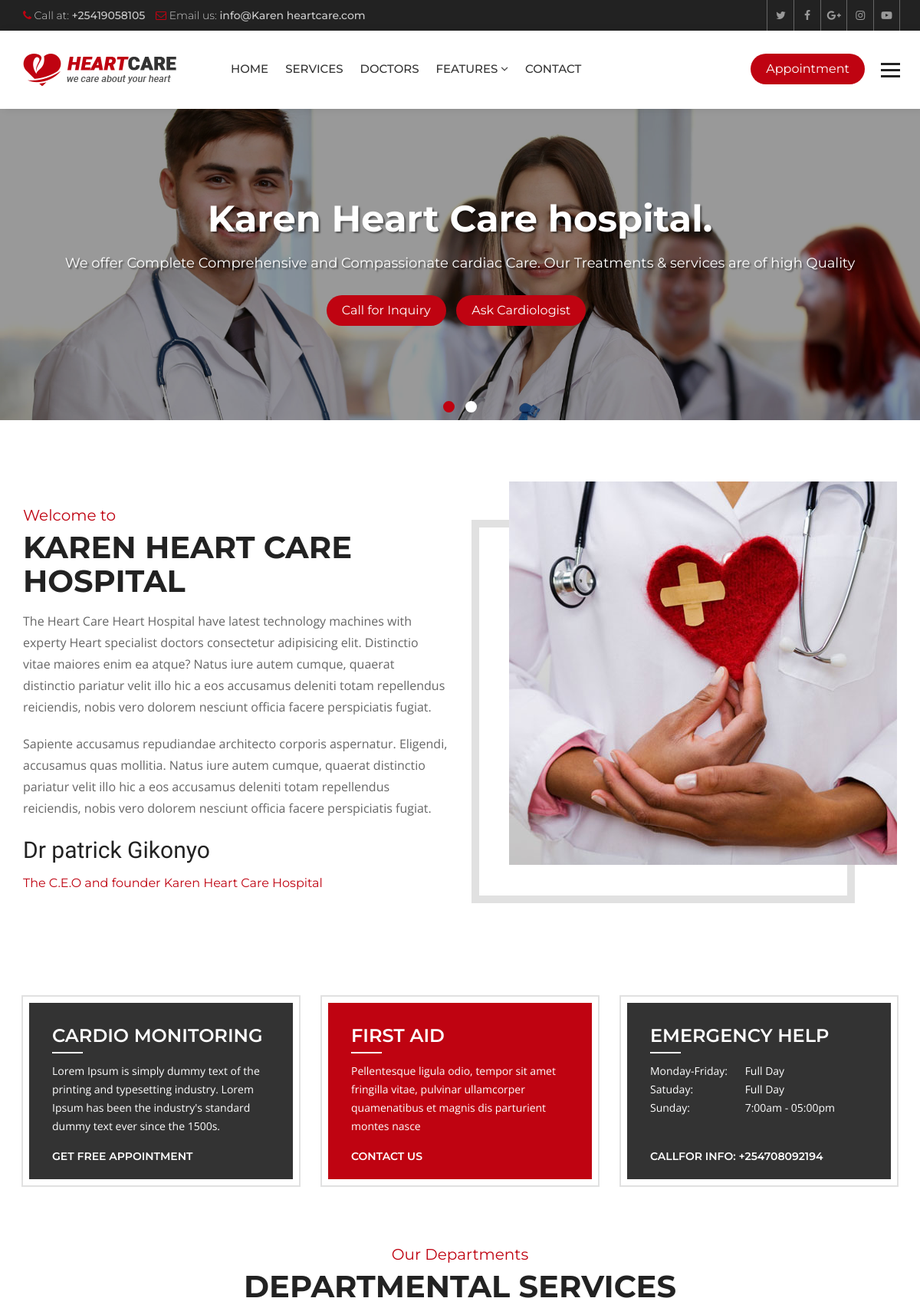
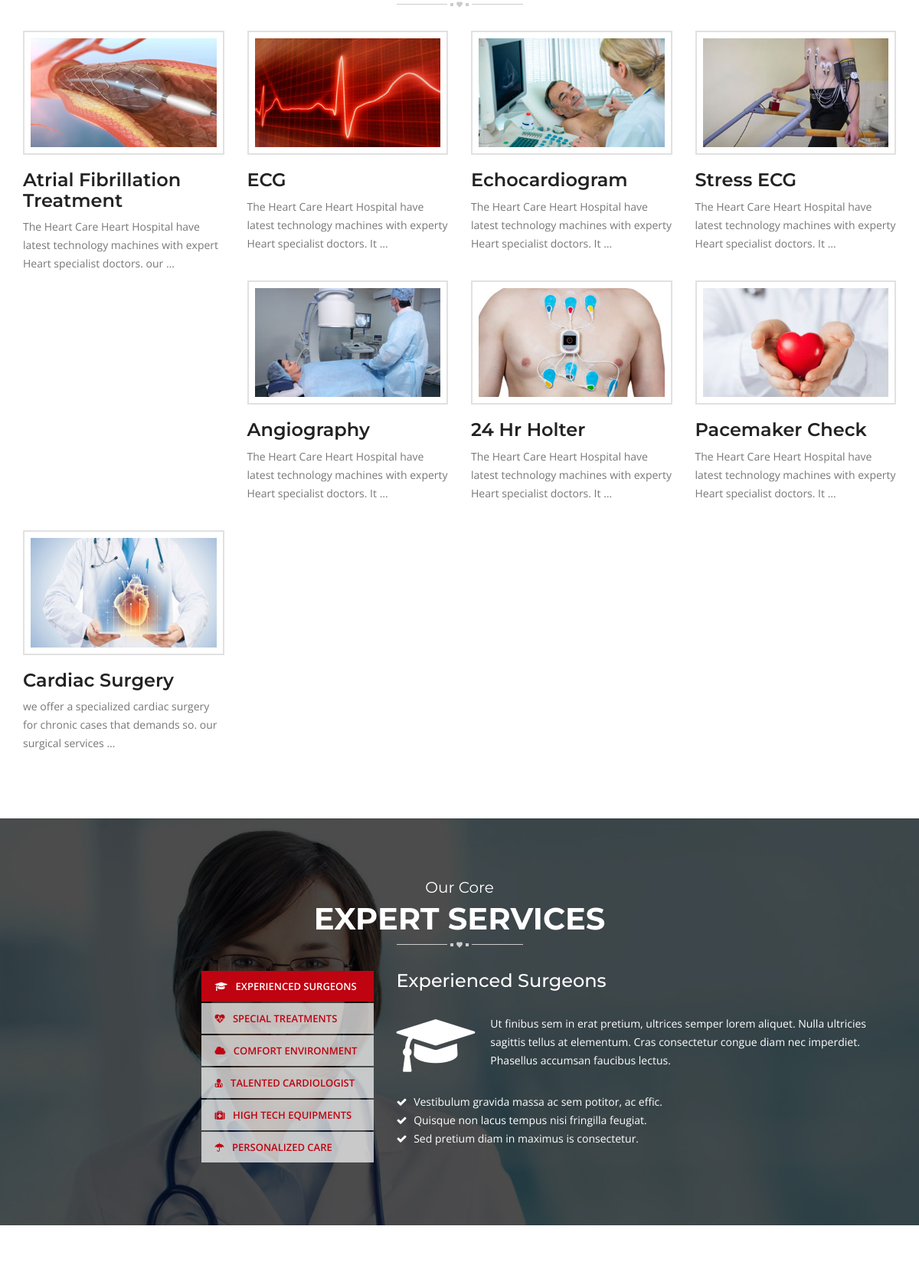
The page / (upper part) on the database its author committed (2 pictures, top to bottom).
### hospital/models.py (models this page shows, shortened)
class Slider(models.Model):
    caption = models.CharField(max_length=150)
    slogan = models.CharField(max_length=120)
    image = models.ImageField(upload_to='sliders/')
    class Meta:
        verbose_name_plural = 'Slider'

class Service(models.Model):
    title = models.CharField(max_length=120)
    description = models.TextField()
    items = models.ManyToManyField(to='Item',)
    thumbnail = models.ImageField(upload_to='services/')
    cover = models.ImageField(upload_to='services/')
    image1 = models.ImageField(upload_to='services/', blank=True, null=True)
    image2 = models.ImageField(upload_to='services/', blank=True, null=True)

### hospital/views.py (the view)
# urls.py: path('', views.HomeView.as_view(), name='index'),
class HomeView(ListView):
    template_name = 'hospital/index.html'
    queryset = Service.objects.all()
    context_object_name = 'services'
    def get_context_data(self, **kwargs):
        context = super().get_context_data()
        context['sliders'] = Slider.objects.all()
        context['experts'] = Doctor.objects.all()
        return context

### hospital/context_processors.py (called while the page is built)
def footer_content(request):
    services = Service.objects.all()
    doctors = Doctor.objects.all()
    context = {
        'services': services,
        'doctors': doctors
    }
    return context

### templates/hospital/index.html (shortened to what this page needs)
{% extends 'base.html' %}
{% load static %}
{% block maincontent %}
<div class="main-content">
  <section class="welcome-section">
    <div class="container">
      <div class="row">
        <div class="welcome-box">
          <div class="col-md-6 col-sm-6">
            <div class="welcome-text">
              <div class="sectio-title-2"> <strong>Welcome to </strong>
                <h2>Karen Heart Care Hospital </h2>
              </div>
              <p> The Heart Care Heart Hospital have latest technology machines with experty Heart specialist
                doctors consectetur adipisicing elit. Distinctio vitae maiores enim ea atque? Natus iure autem
                cumque, quaerat distinctio pariatur velit illo hic a eos accusamus deleniti totam repellendus
                reiciendis, nobis vero dolorem nesciunt officia facere perspiciatis fugiat.</p>
              <p>Sapiente accusamus repudiandae architecto corporis aspernatur. Eligendi, accusamus quas mollitia.
                Natus iure autem cumque, quaerat distinctio pariatur velit illo hic a eos accusamus deleniti totam
                repellendus reiciendis, nobis vero dolorem nesciunt officia facere perspiciatis fugiat.</p>
              <strong class="signature">Dr patrick Gikonyo</strong>
              <h6 class="designation">The C.E.O and founder Karen Heart Care Hospital</h6>
            </div>
          </div>
          <div class="col-md-6 col-sm-6">
            <div class="welcome-img"> <img src="{% static 'heartcare/images/welcome.jpg' %}" alt=""> </div>
          </div>
        </div>
      </div>
    </div>
  </section>
  <section class="home-features">
    <div class="container">
      <div class="row">
        <div class="col-md-4 col-sm-4">
          <div class="features-box">
            <h3>Cardio Monitoring</h3>
            <p>Lorem Ipsum is simply dummy text of the printing and typesetting industry. Lorem Ipsum has been the
              industry's standard dummy text ever since the 1500s.</p>
            <a href="appointment.html">Get Free Appointment</a>
          </div>
        </div>
        <div class="col-md-4 col-sm-4">
          <div class="features-box selected">
            <h3>First Aid</h3>
            <p>Pellentesque ligula odio, tempor sit amet fringilla vitae, pulvinar ullamcorper quamenatibus et
              magnis dis parturient montes nasce</p>
            <a href="contact-2.html">Contact Us</a>
          </div>
        </div>
        <div class="col-md-4 col-sm-4">
          <div class="features-box">
            <h3>Emergency Help</h3>
            <p><span>Monday-Friday:</span> Full Day<br>
              <span>Satuday:</span> Full Day<br>
              <span>Sunday:</span> 7:00am - 05:00pm<br>
            </p>
            <a href="#">Callfor Info: +254708092194</a>
          </div>
        </div>
      </div>
    </div>
  </section>
  <section class="home-services">
    <div class="container">
      <div class="row">
        <div class="col-md-12">
          <div class="section-title-3"> <strong>Our Departments</strong>
            <h2>Departmental Services</h2>
          </div>
        </div>
        <div class="col-md-12">
          <div class="service-style-1">
            <div class="row">
              {% for service in services %}
              <div class="col-md-3 col-sm-3">
                <div class="service-box">
                  <div class="ser-thumb">  <img src="{{ service.thumbnail.url }}"
                      alt="">
                  </div>
                  <div class="ser-content">
                    <h3><a href="{% url 'service_details' service.id %}">{{ service.title }}</a></h3>
                    <p>{{ service.description|truncatewords:15 }}</p>
                  </div>
                </div>
              </div>
              {% endfor %}
            </div>
          </div>
        </div>
      </div>
    </div>
  </section>
  <section class="heart-care-services">
    <div class="container">
      <div class="row">
        <div class="col-md-12">
          <div class="section-title-3 white"> <strong>Our Core</strong>
            <h2>Expert Services</h2>
          </div>
        </div>
        <div class="col-md-5 col-sm-5">
          <ul class="nav nav-tabs" role="tablist">
            <li role="presentation" class="active"><a href="#service-1" aria-controls="service-1" role="tab"
                data-toggle="tab"> <i class="fa fa-graduation-cap"></i> Experienced Surgeons</a></li>
            <li role="presentation"><a href="#service-2" aria-controls="service-2" role="tab" data-toggle="tab"> <i
                  class="fa fa-heartbeat"></i> Special Treatments</a></li>
            <li role="presentation"><a href="#service-3" aria-controls="service-3" role="tab" data-toggle="tab"> <i
                  class="fa fa-cloud"></i> Comfort Environment</a></li>
            <li role="presentation"><a href="#service-4" aria-controls="service-4" role="tab" data-toggle="tab"> <i
                  class="fa fa-user-md"></i> Talented Cardiologist</a></li>
            <li role="presentation"><a href="#service-5" aria-controls="service-5" role="tab" data-toggle="tab"> <i
                  class="fa fa-medkit"></i> High Tech Equipments</a></li>
            <li role="presentation"><a href="#service-6" aria-controls="service-6" role="tab" data-toggle="tab"> <i
                  class="fa fa-umbrella"></i> Personalized Care</a></li>
          </ul>
        </div>
        <div class="col-md-7 col-sm-7">
          <div class="tab-content">
            <div role="tabpanel" class="tab-pane active" id="service-1">
              <div class="ser-tab-text">
                <h3>Experienced Surgeons</h3>
                <p> <i class="fa fa-graduation-cap"></i> Ut finibus sem in erat pretium, ultrices semper lorem
                  aliquet. Nulla ultricies sagittis tellus at elementum. Cras consectetur congue diam nec imperdiet.
                  Phasellus accumsan faucibus lectus. </p>
                <ul>
                  <li><i class="fa fa-check"></i> Vestibulum gravida massa ac sem potitor, ac effic.</li>
                  <li><i class="fa fa-check"></i> Quisque non lacus tempus nisi fringilla feugiat.</li>
                  <li><i class="fa fa-check"></i> Sed pretium diam in maximus is consectetur.</li>
                </ul>
              </div>
            </div>
          </div>
        </div>
      </div>
    </div>
  </section>
  <section class="team">
  </section>
</div>
{% endblock maincontent %}

### templates/partials/_slider.html
{% load static %}
<div class="main-slider">
    <div id="main-slider" class="owl-carousel owl-theme">
      {% for slider in sliders %}
      <div class="item">
          <div class="slide-caption slide-2">
            <div class="container">
              <h1>{{ slider.caption }}</h1>
              <p>{{ slider.slogan }}</p>
              <a class="btn-1" href="#">Call for Inquiry</a> <a class="btn-1" href="#">Ask Cardiologist</a>
            </div>
          </div>
          <span class="simg"><img src="{{ slider.image.url }}" alt=""></span>
        </div>
      {% endfor %}
    </div>
  </div>

### heartcare/static/heartcare/css/color.css (style rules this page uses)
.site-header .navbar-default .navbar-nav > li > a:hover, .site-header .navbar-default .navbar-nav > .active > a, .site-header .navbar-default .navbar-nav > .active > a:focus, .site-header .navbar-default .navbar-nav > .active > a:hover, .site-header .navbar-default .navbar-nav > .open > a, .site-header .navbar-default .navbar-nav > .open > a:focus, .site-header .navbar-default .navbar-nav > .open > a:hover, .main-slider .owl-theme .owl-dots .owl-dot.active span, .main-slider .owl-theme .owl-dots .owl-dot:hover span, .site-header .navbar-nav > li > a.appoint, .site-header .navbar-nav > li > a.nav-search, .btn-1, .site-header .dropdown-menu > li > a:after, .app-form input[type="submit"], .header-style-two .nav-area, .learn-more, .play:hover, .cp-tabs .nav-tabs > li.active > a, .cp-tabs .nav-tabs > li.active > a:focus, .cp-tabs .nav-tabs > li.active > a:hover, .site-header .head-search .btn.btn-default, .main-slider .owl-theme .owl-dots .owl-dot.active span, .main-slider .owl-theme .owl-dots .owl-dot:hover span, .service-box-2:after, .Heart-box:hover .v-icon, .Heart-box:hover .v-text, .post-date, .team-two .team-social li a, .team-two .team-box .team-text:after, .book-appointment-widget a, .cp-pagination .pagination > li > a:hover, .cp-pagination .pagination > li > span:hover, .book-app, .submit-btn, .news-thumb .date, .newsletter-form button, .news-detail blockquote, .comment-form input[type="submit"], .pro-hover a, .review-form input[type="submit"], .related-products .owl-dots .owl-dot.active span, .related-products .owl-dots .owl-dot:hover span, .heart-care-services .nav-tabs>li.active>a, .heart-care-services .nav-tabs>li.active>a:focus, .heart-care-services .nav-tabs>li.active>a:hover, .heart-care-services .nav-tabs>li>a:hover, .services-nav h3, .site-header .dropdown-menu > li > a:hover, .features-box:hover, .features-box.selected, .footer .widget .rm, .home-testimonials .owl-theme .owl-dots .owl-dot.active span, .home-testimonials .owl-theme .owl-dots .owl-dot:hover span { background: #bf0311; }
.top-bar li .fa, .top-social a:hover, .view, .services-list .service h3 a:hover, .service-style-1 .service-box .ser-content h3 a:hover, .faqs .panel-default > .panel-heading h4 a, .faqs .panel-default > .panel-heading a::after, .team-text h5 a:hover, .section-title-3 strong, .post-text > h5 a:hover, .read-more:hover, .widget address .icon, .footer .widget a:hover, .footer-cr p strong, .footer-social a:hover, .post-meta li, .post-meta li:after, .post-meta li a, .header-service-area .icon, .header-service-area strong, .section-title-1 strong, .section-title-1 h2, .sectio-title-2 strong, .welcome-text .designation, .Heart-box .v-icon, .phone-icon, .services-nav .side-nav li:hover a, .services-nav .side-nav li.active a, .gallery-thumb .hover-info a, .archives li:before, .search-form button, .date-time, .right-404 strong, .prices, .review .fa, .login-social li, .login-social li a, .heart-care-services .nav-tabs>li>a { color: #bf0311; }

### rows shown on the page
Slider: caption "Karen Heart Care hospital.", slogan "We offer Complete Comprehensive and Compassionate cardiac Care. Our Treatments & services are of high Quality", image (picture)
Service: thumbnail (picture), title "Atrial Fibrillation Treatment", description "The Heart Care Heart Hospital have latest technology machines with expert Heart specialist doctors. our …"
Service: thumbnail (picture), title "ECG", description "The Heart Care Heart Hospital have latest technology machines with experty Heart specialist doctors. It …"
Service: thumbnail (picture), title "Echocardiogram", description "The Heart Care Heart Hospital have latest technology machines with experty Heart specialist doctors. It …"
Service: thumbnail (picture), title "Stress ECG", description "The Heart Care Heart Hospital have latest technology machines with experty Heart specialist doctors. It …"
Service: thumbnail (picture), title "Angiography", description "The Heart Care Heart Hospital have latest technology machines with experty Heart specialist doctors. It …"
Service: thumbnail (picture), title "24 Hr Holter", description "The Heart Care Heart Hospital have latest technology machines with experty Heart specialist doctors. It …"
Service: thumbnail (picture), title "Pacemaker Check", description "The Heart Care Heart Hospital have latest technology machines with experty Heart specialist doctors. It …"
Service: thumbnail (picture), title "Cardiac Surgery", description "we offer a specialized cardiac surgery for chronic cases that demands so. our surgical services …"
